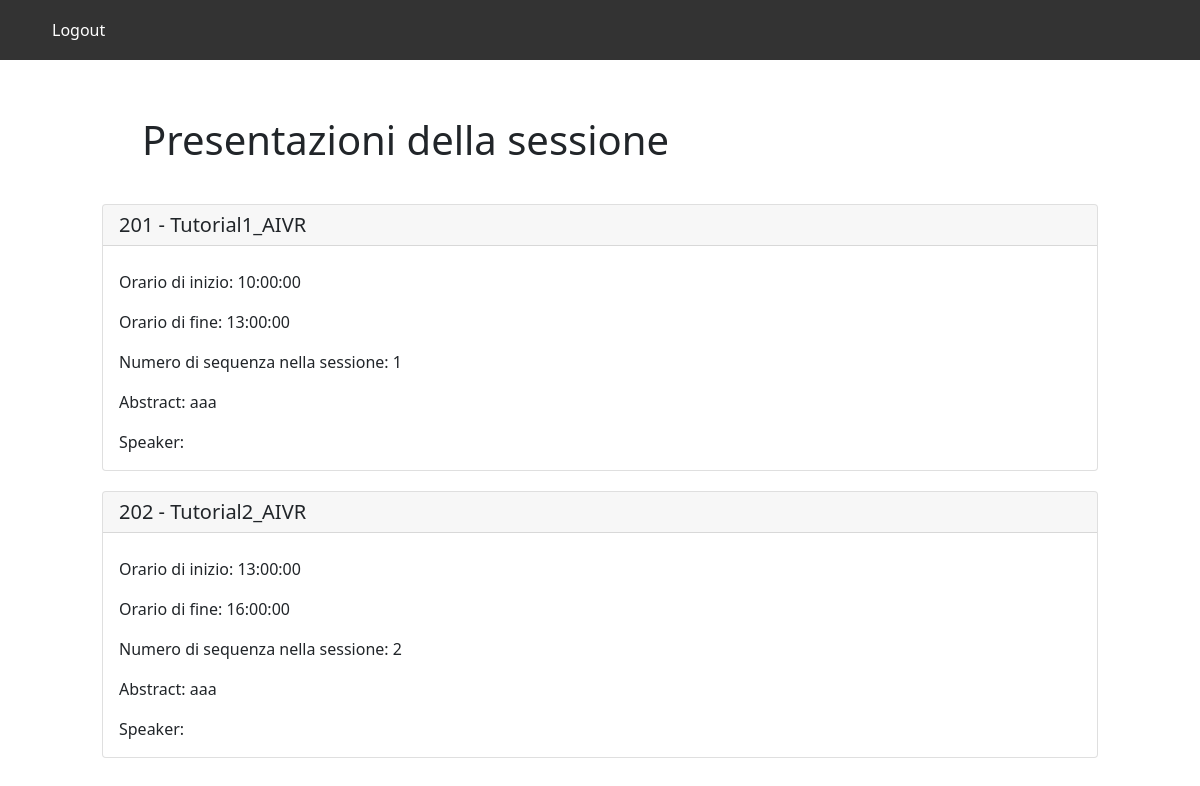
Screenshot of /php/presentazioni.php?codiceSessione=200622 with the database file from the repository.
### tables this page shows
CREATE TABLE TUTORIAL(
	CodicePresentazione INT PRIMARY KEY,
    Titolo VARCHAR(100),
    Abstract VARCHAR(500),
    FOREIGN KEY(CodicePresentazione) REFERENCES PRESENTAZIONE(Codice) ON DELETE CASCADE
);

CREATE TABLE PRESENTAZIONE(
    Codice INT PRIMARY KEY,
    Inizio TIME,
    Fine TIME,
    NumeroSequenza INT 
     
     
     
);

### php/presentazioni.php (called while the page is built, shortened)
<?php
    require_once('connection.php');
    $templateParams["sessione"] = $dbh->getSessioneByCodice($_GET["codiceSessione"]);
    $templateParams["presentazioni"] = $dbh->getPresentazioniBySessione($templateParams["sessione"][0]["Codice"]);
    require 'template/templatePresentazioni.php';
?>

### php/database.php (called while the page is built, shortened)
<?php
    class DatabaseHelper{
        private $db;
        public function __construct($servername, $username, $password, $dbname, $port){
            $this->db = new mysqli($servername, $username, $password, $dbname, $port);
        }
        public function getSessionebyCodice($codiceSess){
            $query = "SELECT * FROM SESSIONE WHERE Codice=?";
            $stmt = $this->db->prepare($query);
            $stmt->bind_param('i',$codiceSess);
            $stmt->execute();
            $result = $stmt->get_result();
            return $result->fetch_all(MYSQLI_ASSOC);
        }
        public function getPresentazioniBySessione($codiceSessione){
            $query = "SELECT * FROM SESSIONE, FORMAZIONE, PRESENTAZIONE WHERE SESSIONE.Codice=CodiceSessione AND PRESENTAZIONE.Codice=CodicePresentazione AND CodiceSessione=?";
            $stmt = $this->db->prepare($query);
            $stmt->bind_param('i',$codiceSessione);
            $stmt->execute();
            $result = $stmt->get_result();
            return $result->fetch_all(MYSQLI_ASSOC);
        }
        public function getTutorialByCodice($codicePres){
            $query = "SELECT * FROM TUTORIAL WHERE CodicePresentazione=?";
            $stmt = $this->db->prepare($query);
            $stmt->bind_param('i',$codicePres);
            $stmt->execute();
            $result = $stmt->get_result();
            return $result->fetch_all(MYSQLI_ASSOC);
        }
        public function getArticoloByCodice($codicePres){
            $query = "SELECT * FROM ARTICOLO WHERE CodicePresentazione=?";
            $stmt = $this->db->prepare($query);
            $stmt->bind_param('i',$codicePres);
            $stmt->execute();
            $result = $stmt->get_result();
            return $result->fetch_all(MYSQLI_ASSOC);
        }
    }
?>

### php/connection.php (called while the page is built, shortened)
<?php
    require_once("database.php");
    $dbh = new DatabaseHelper("localhost", "root", "root", "CONFVIRTUAL", 8889);
?>

### php/template/templatePresentazioni.php (the view, shortened to what this page needs)
<!DOCTYPE html>
<html>
<head>
    <link rel="stylesheet" href="../css/styleHome.css">
    <link href="https://cdn.jsdelivr.net/npm/bootstrap@5.1.3/dist/css/bootstrap.min.css" rel="stylesheet">
    <link rel="stylesheet" href="https://cdnjs.cloudflare.com/ajax/libs/font-awesome/4.7.0/css/font-awesome.min.css">
    <link rel="stylesheet" href="https://cdnjs.cloudflare.com/ajax/libs/font-awesome/4.7.0/css/font-awesome.min.css">
</head>
<body>
    <ul>
        <li><a href="../php/logout.php">Logout</a></li>
    </ul>
    <div class="row">
        <div class="col-md-1"></div>
        <div class="col-md-10">
    <h1 style="margin: 40px;">Presentazioni della sessione </h1>
    <?php foreach($templateParams['presentazioni'] as $presentazione): ?>
      <div class="card" style="margin-bottom: 20px;">
      <?php if($dbh->getArticoloByCodice($presentazione["Codice"])): ?>
        <?php foreach($dbh->getArticoloByCodice($presentazione["Codice"]) as $articolo): ?>
        <h5 class="card-header"><?php echo $presentazione["Codice"] . " - " . $articolo["Titolo"]?></h5>
          <div class="card-body">
            <h5 class="card-title"></h5>
            <p class="card-text">Orario di inizio: <?php echo $presentazione["Inizio"]?></p>
            <p class="card-text">Orario di fine: <?php echo $presentazione["Fine"]?></p>
            <p class="card-text">Numero di sequenza nella sessione: <?php echo $presentazione["NumeroSequenza"]?></p>
            <p class="card-text">Numero pagine: <?php echo $articolo["NumeroPagine"]?></p>
            <p class="card-text">Presenter: <?php echo $articolo["UsernameUtente"]?></p>
        <?php endforeach; ?>
      <?php elseif($dbh->getTutorialByCodice($presentazione["Codice"])): ?>
        <?php foreach($dbh->getTutorialByCodice($presentazione["Codice"]) as $tutorial): ?>
        <h5 class="card-header"><?php echo $presentazione["Codice"] . " - " . $tutorial["Titolo"]?></h5>
          <div class="card-body">
            <p class="card-text">Orario di inizio: <?php echo $presentazione["Inizio"]?></p>
            <p class="card-text">Orario di fine: <?php echo $presentazione["Fine"]?></p>
            <p class="card-text">Numero di sequenza nella sessione: <?php echo $presentazione["NumeroSequenza"]?></p>
            <p class="card-text">Abstract: <?php echo $tutorial["Abstract"]?></p>
            <p class="card-text">Speaker:</p>
        <?php endforeach; ?>
      <?php endif; ?>
    </div>
    </div>
    <?php endforeach; ?>
    </div>
  </div>
</body>
</html>

### css/styleHome.css (style rules this page uses)
ul { list-style-type: none; margin: 0; padding: 0; overflow: hidden; background-color: #333; }
li { float: left; }
li a { display: block; color: white; text-align: center; padding: 18px 20px; text-decoration: none; }

### rows the page displays
tutorial: CodicePresentazione.Codice "201", Titolo "Tutorial1_AIVR", CodicePresentazione.Inizio "10:00:00", CodicePresentazione.Fine "13:00:00", CodicePresentazione.NumeroSequenza "1", Abstract "aaa"
tutorial: CodicePresentazione.Codice "202", Titolo "Tutorial2_AIVR", CodicePresentazione.Inizio "13:00:00", CodicePresentazione.Fine "16:00:00", CodicePresentazione.NumeroSequenza "2", Abstract "aaa"
